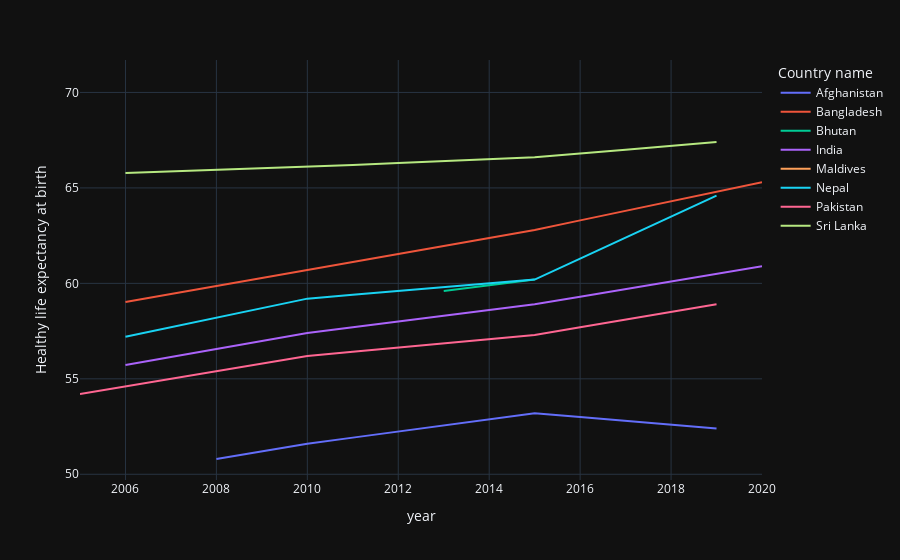

Here is the notebook cell this chart was saved with:
### Code cell
Healthy = df1[df1["Country name"].isin(south_asian_countries)] 
plt.figure(figsize=(15,10))
px.line(Healthy,x="year",y="Healthy life expectancy at birth",color="Country name",template="plotly_dark")

### Figure 1 — Plotly figure (JSON) as saved in the notebook; plotly's stock layout.template omitted (floating-point values rounded to 4 significant figures)
{"data": [{"hovertemplate": "Country name=Afghanistan<br>year=%{x}<br>Healthy life expectancy at birth=%{y}<extra></extra>", "legendgroup": "Afghanistan", "line": {"color": "#636efa", "dash": "solid"}, "mode": "lines", "name": "Afghanistan", "orientation": "v", "showlegend": true, "type": "scatter", "x": [2008, 2009, 2010, 2011, 2012, 2013, 2014, 2015, 2016, 2017, 2018, 2019], "xaxis": "x", "y": [50.8, 51.2, 51.6, 51.92, 52.24, 52.56, 52.88, 53.2, 53, 52.8, 52.6, 52.4], "yaxis": "y"}, {"hovertemplate": "Country name=Bangladesh<br>year=%{x}<br>Healthy life expectancy at birth=%{y}<extra></extra>", "legendgroup": "Bangladesh", "line": {"color": "#EF553B", "dash": "solid"}, "mode": "lines", "name": "Bangladesh", "orientation": "v", "showlegend": true, "type": "scatter", "x": [2006, 2007, 2008, 2009, 2010, 2011, 2012, 2013, 2014, 2015, 2016, 2017, 2018, 2019, 2020], "xaxis": "x", "y": [59.02, 59.44, 59.86, 60.28, 60.7, 61.12, 61.54, 61.96, 62.38, 62.8, 63.3, 63.8, 64.3, 64.8, 65.3], "yaxis": "y"}, {"hovertemplate": "Country name=Bhutan<br>year=%{x}<br>Healthy life expectancy at birth=%{y}<extra></extra>", "legendgroup": "Bhutan", "line": {"color": "#00cc96", "dash": "solid"}, "mode": "lines", "name": "Bhutan", "orientation": "v", "showlegend": true, "type": "scatter", "x": [2013, 2014, 2015], "xaxis": "x", "y": [59.6, 59.9, 60.2], "yaxis": "y"}, {"hovertemplate": "Country name=India<br>year=%{x}<br>Healthy life expectancy at birth=%{y}<extra></extra>", "legendgroup": "India", "line": {"color": "#ab63fa", "dash": "solid"}, "mode": "lines", "name": "India", "orientation": "v", "showlegend": true, "type": "scatter", "x": [2006, 2007, 2008, 2009, 2010, 2011, 2012, 2013, 2014, 2015, 2016, 2017, 2018, 2019, 2020], "xaxis": "x", "y": [55.72, 56.14, 56.56, 56.98, 57.4, 57.7, 58, 58.3, 58.6, 58.9, 59.3, 59.7, 60.1, 60.5, 60.9], "yaxis": "y"}, {"hovertemplate": "Country name=Maldives<br>year=%{x}<br>Healthy life expectancy at birth=%{y}<extra></extra>", "legendgroup": "Maldives", "line": {"color": "#FFA15A", "dash": "solid"}, "mode": "lines", "name": "Maldives", "orientation": "v", "showlegend": true, "type": "scatter", "x": [2018], "xaxis": "x", "y": [70.6], "yaxis": "y"}, {"hovertemplate": "Country name=Nepal<br>year=%{x}<br>Healthy life expectancy at birth=%{y}<extra></extra>", "legendgroup": "Nepal", "line": {"color": "#19d3f3", "dash": "solid"}, "mode": "lines", "name": "Nepal", "orientation": "v", "showlegend": true, "type": "scatter", "x": [2006, 2007, 2008, 2009, 2010, 2011, 2012, 2013, 2014, 2015, 2016, 2017, 2018, 2019], "xaxis": "x", "y": [57.2, 57.7, 58.2, 58.7, 59.2, 59.4, 59.6, 59.8, 60, 60.2, 61.3, 62.4, 63.5, 64.6], "yaxis": "y"}, {"hovertemplate": "Country name=Pakistan<br>year=%{x}<br>Healthy life expectancy at birth=%{y}<extra></extra>", "legendgroup": "Pakistan", "line": {"color": "#FF6692", "dash": "solid"}, "mode": "lines", "name": "Pakistan", "orientation": "v", "showlegend": true, "type": "scatter", "x": [2005, 2007, 2008, 2009, 2010, 2011, 2012, 2013, 2014, 2015, 2016, 2017, 2018, 2019], "xaxis": "x", "y": [54.2, 55, 55.4, 55.8, 56.2, 56.42, 56.64, 56.86, 57.08, 57.3, 57.7, 58.1, 58.5, 58.9], "yaxis": "y"}, {"hovertemplate": "Country name=Sri Lanka<br>year=%{x}<br>Healthy life expectancy at birth=%{y}<extra></extra>", "legendgroup": "Sri Lanka", "line": {"color": "#B6E880", "dash": "solid"}, "mode": "lines", "name": "Sri Lanka", "orientation": "v", "showlegend": true, "type": "scatter", "x": [2006, 2007, 2008, 2009, 2010, 2011, 2012, 2013, 2014, 2015, 2017, 2018, 2019], "xaxis": "x", "y": [65.78, 65.86, 65.94, 66.02, 66.1, 66.2, 66.3, 66.4, 66.5, 66.6, 67, 67.2, 67.4], "yaxis": "y"}], "layout": {"legend": {"title": {"text": "Country name"}, "tracegroupgap": 0}, "margin": {"t": 60}, "xaxis": {"anchor": "y", "domain": [0, 1], "title": {"text": "year"}}, "yaxis": {"anchor": "x", "domain": [0, 1], "title": {"text": "Healthy life expectancy at birth"}}}}
